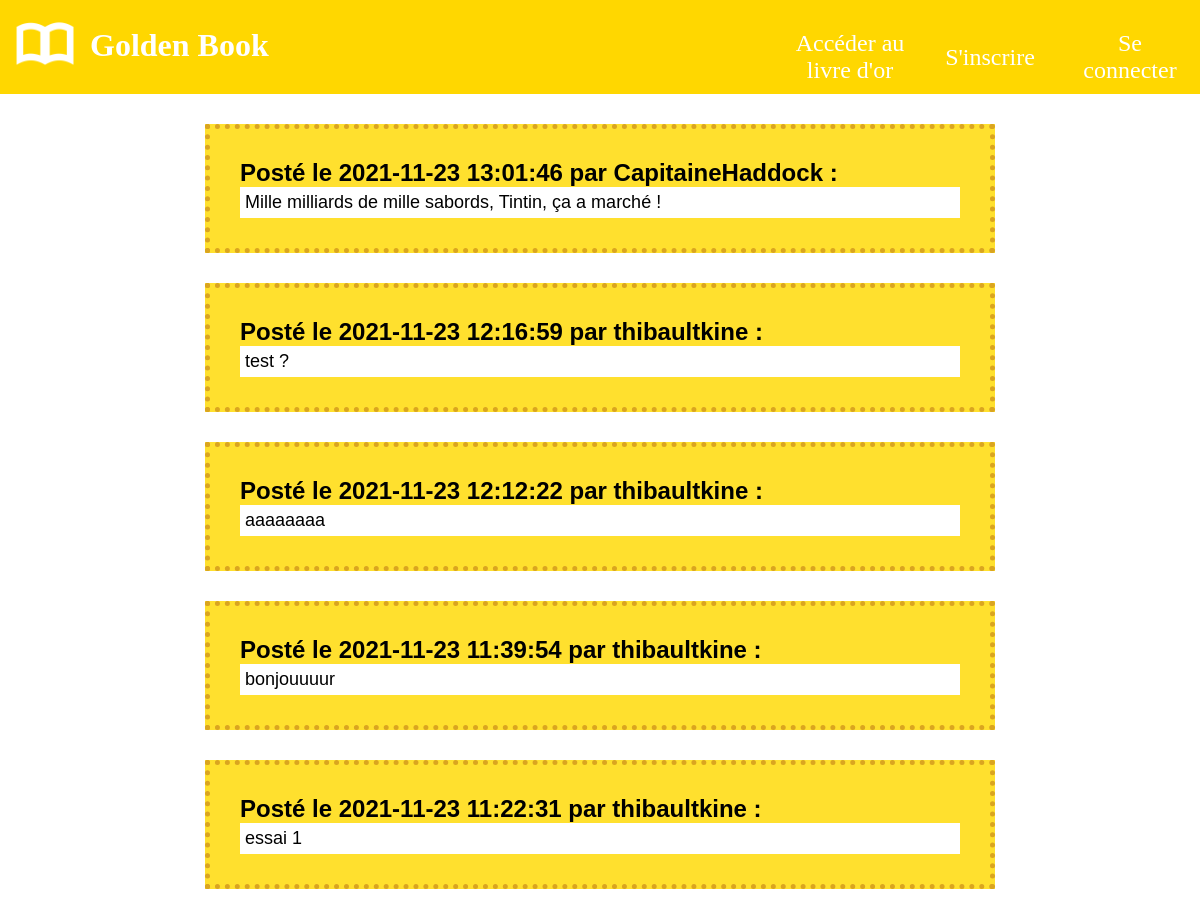
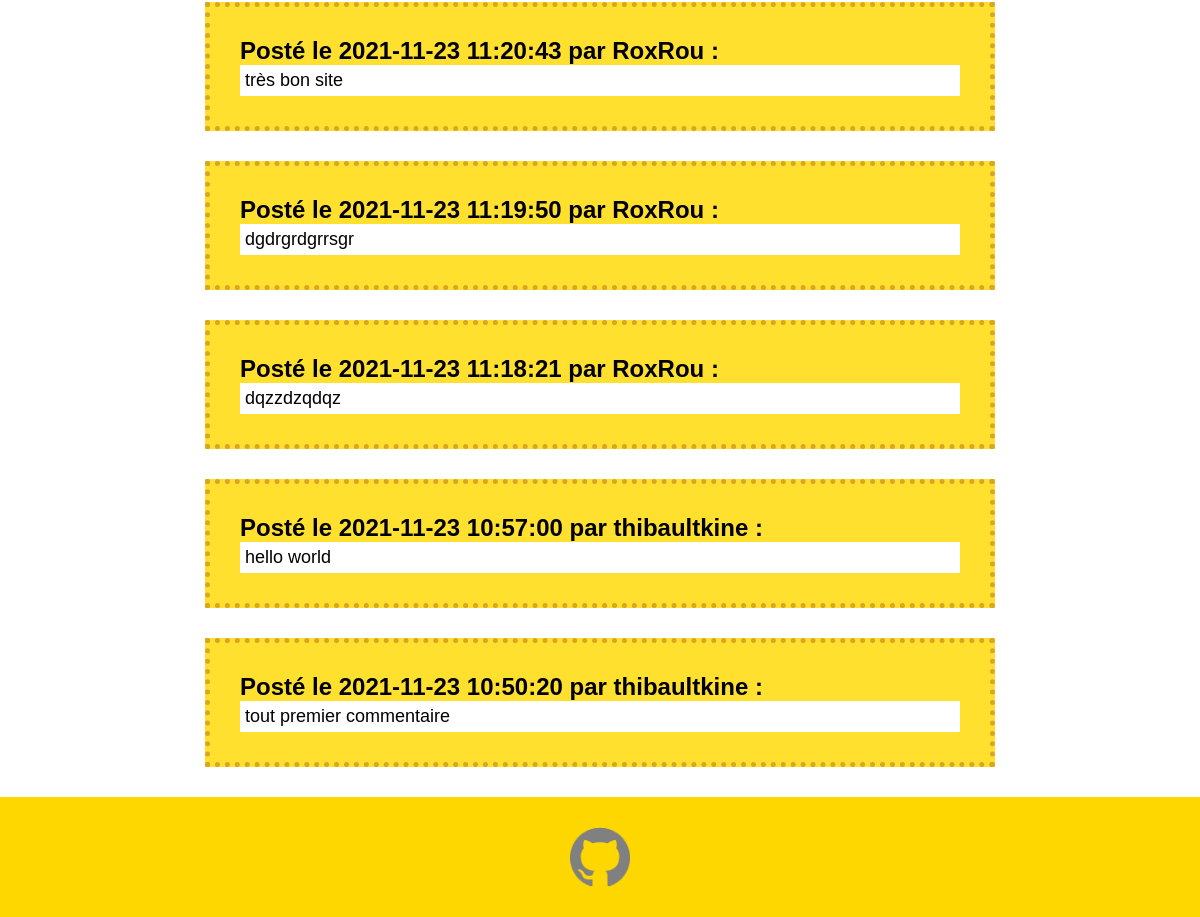
Screenshot of /livre-or.php with the database file from the repository (2 pictures, top to bottom).
### tables this page shows
CREATE TABLE IF NOT EXISTS `commentaires` (
  `id` int NOT NULL AUTO_INCREMENT,
  `commentaire` text NOT NULL,
  `id_utilisateur` int NOT NULL,
  `date` datetime NOT NULL,
  PRIMARY KEY (`id`)
);

CREATE TABLE IF NOT EXISTS `utilisateurs` (
  `id` int NOT NULL AUTO_INCREMENT,
  `login` varchar(255) NOT NULL,
  `password` varchar(255) NOT NULL,
  PRIMARY KEY (`id`)
);

### livre-or.php (the view, shortened to what this page needs)
<?php
include("header.php");
$db = mysqli_connect("localhost", "root", "", "livreor");
$query = "SELECT * FROM `commentaires` ORDER BY `id` DESC";
$result = mysqli_query($db, $query);
$fetch = mysqli_fetch_all($result, MYSQLI_ASSOC);
foreach($fetch as $indice => $valeur)
{
    $userID = $valeur["id_utilisateur"];
    $queryUser = "SELECT `login` FROM `utilisateurs` WHERE `id`='$userID'";
    $result2 = mysqli_query($db, $queryUser);
    $fetch2 = mysqli_fetch_all($result2, MYSQLI_ASSOC);
    echo "<div class='commentaire'>";
    echo("
    <h2>Posté le ".$valeur["date"]." par ".$fetch2[0]["login"]." :<h2>
    <p>".$valeur["commentaire"]."</p>
    ");
    echo "</div>";
}
include("footer.php");
?>

### header.php (shortened to what this page needs)
<html>
    <head>
        <link href="style.css" rel="stylesheet">
        <link href="livre-or.css" ref="stylesheet">
    </head>
<body>
<header>
    <div id="header-bar">
        <div id="logo">
            <a href="index.php">
                <img src="img/book.png" alt="">
                <h1>Golden Book</h1>
            </a>
        </div>
        <div id="links">
            <?php
            if(!empty($_SESSION))
            {
                echo "<a href='commentaire.php' style='background-color: yellow; color: grey;'>Poster un commentaire</a>";
                echo "<a href='livre-or.php'>Accéder au livre d'or</a>";
                echo "<a href='profil.php'>Profil</a>";
                echo "<a href='logout.php'>Se déconnecter</a>";
            }
            else
            {
                echo "<a href='livre-or.php'>Accéder au livre d'or</a>";
                echo "<a href='inscription.php'>S'inscrire</a>";
                echo "<a  href='connexion.php'>Se connecter</a>";
            }
            ?>
        </div>
    </div>
</header>

### footer.php
<footer>
    <a href="https://github.com/thibault-kine/livre-or"><img src="img/github.png" alt=""></a>
</footer>
</body>
</html>

### style.css (style rules this page uses)
* { padding: 0; margin: 0; }
header, footer { background-color: gold; color: white; font-family: "Lemon Yellow Sun"; padding: 10px; width: 100%; box-sizing: border-box; }
footer { bottom: 0; padding: 30px; width: 100%; }
footer img { filter: invert(0.5); width: 60px; height: auto; display: block; margin: auto; }
header img { height: 70px; width: auto; filter: invert(1); }
header a { text-decoration: none; color: white; }
#header-bar { display: flex; flex-direction: row; justify-content: space-between; }
#logo a { display: flex; flex-direction: row; align-items: center; }
#logo h1 { margin-left: 10px; }
#links { display: flex; flex-direction: row; align-items: stretch; margin: -10px; }
#links a { font-size: 24; width: 120px; text-align: center; align-content: center; padding: 10px; padding-top: 30px; background-color: rgba(0,0,0,0); transition: background-color 0.5s; }

### livre-or.php (style rules this page uses)
.commentaire { border: 5px dotted goldenrod; background-color: rgb(255, 224, 46); width: 60%; margin: auto; padding: 30px; margin-top: 30px; margin-bottom: 30px; font-family: Arial; }
.commentaire p { background-color: white; font-weight: normal; font-size: 18; padding: 5px; }

### rows the page displays
commentaires: date "2021-11-23 13:01:46", id_utilisateur.login "CapitaineHaddock", commentaire "Mille milliards de mille sabords, Tintin, ça a marché !"
commentaires: date "2021-11-23 12:16:59", id_utilisateur.login "thibaultkine", commentaire "test ?"
commentaires: date "2021-11-23 12:12:22", id_utilisateur.login "thibaultkine", commentaire "aaaaaaaa"
commentaires: date "2021-11-23 11:39:54", id_utilisateur.login "thibaultkine", commentaire "bonjouuuur"
commentaires: date "2021-11-23 11:22:31", id_utilisateur.login "thibaultkine", commentaire "essai 1"
commentaires: date "2021-11-23 11:20:43", id_utilisateur.login "RoxRou", commentaire "très bon site"
commentaires: date "2021-11-23 11:19:50", id_utilisateur.login "RoxRou", commentaire "dgdrgrdgrrsgr"
commentaires: date "2021-11-23 11:18:21", id_utilisateur.login "RoxRou", commentaire "dqzzdzqdqz"
commentaires: date "2021-11-23 10:57:00", id_utilisateur.login "thibaultkine", commentaire "hello world"
commentaires: date "2021-11-23 10:50:20", id_utilisateur.login "thibaultkine", commentaire "tout premier commentaire"
